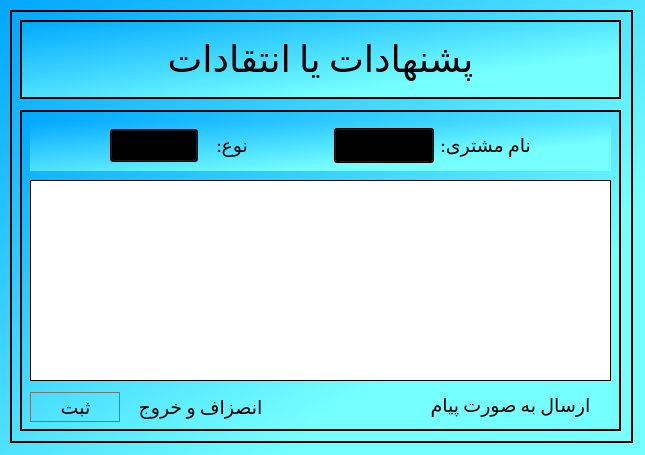
<?xml version="1.0" encoding="UTF-8"?>
<ui version="4.0">
 <class>AddSuggestions</class>
 <widget class="QDialog" name="AddSuggestions">
  <property name="geometry">
   <rect>
    <x>0</x>
    <y>0</y>
    <width>645</width>
    <height>455</height>
   </rect>
  </property>
  <property name="minimumSize">
   <size>
    <width>645</width>
    <height>455</height>
   </size>
  </property>
  <property name="maximumSize">
   <size>
    <width>645</width>
    <height>455</height>
   </size>
  </property>
  <property name="windowTitle">
   <string>پیشنهادات</string>
  </property>
  <property name="windowIcon">
   <iconset>
    <normalon>:/files/icons8_change_48px.png</normalon>
   </iconset>
  </property>
  <property name="styleSheet">
   <string notr="true">background-color: qlineargradient(spread:pad, x1:0, y1:0, x2:0.739, y2:0.71, stop:0 rgba(0, 167, 255, 255), stop:1 rgba(117, 255, 255, 255));
</string>
  </property>
  <widget class="QFrame" name="frame">
   <property name="geometry">
    <rect>
     <x>10</x>
     <y>10</y>
     <width>623</width>
     <height>433</height>
    </rect>
   </property>
   <property name="frameShape">
    <enum>QFrame::Box</enum>
   </property>
   <property name="frameShadow">
    <enum>QFrame::Plain</enum>
   </property>
   <property name="lineWidth">
    <number>2</number>
   </property>
   <widget class="QFrame" name="frame_2">
    <property name="geometry">
     <rect>
      <x>10</x>
      <y>10</y>
      <width>601</width>
      <height>79</height>
     </rect>
    </property>
    <property name="frameShape">
     <enum>QFrame::Box</enum>
    </property>
    <property name="frameShadow">
     <enum>QFrame::Plain</enum>
    </property>
    <property name="lineWidth">
     <number>2</number>
    </property>
    <layout class="QGridLayout" name="gridLayout_3">
     <item row="0" column="0">
      <layout class="QGridLayout" name="gridLayout_2">
       <item row="0" column="0">
        <widget class="QLabel" name="label">
         <property name="font">
          <font>
           <family>Calibri</family>
           <pointsize>28</pointsize>
          </font>
         </property>
         <property name="cursor">
          <cursorShape>PointingHandCursor</cursorShape>
         </property>
         <property name="layoutDirection">
          <enum>Qt::RightToLeft</enum>
         </property>
         <property name="styleSheet">
          <string notr="true">background-color: qlineargradient(spread:pad, x1:0, y1:0, x2:1, y2:1, stop:0 rgba(0, 0, 0, 0), stop:1 rgba(255, 255, 255, 0));</string>
         </property>
         <property name="text">
          <string>&lt;html&gt;&lt;head/&gt;&lt;body&gt;&lt;p align=&quot;center&quot;&gt;پشنهادات یا انتقادات&lt;/p&gt;&lt;/body&gt;&lt;/html&gt;</string>
         </property>
        </widget>
       </item>
      </layout>
     </item>
    </layout>
   </widget>
   <widget class="QFrame" name="frame_3">
    <property name="geometry">
     <rect>
      <x>10</x>
      <y>100</y>
      <width>601</width>
      <height>321</height>
     </rect>
    </property>
    <property name="frameShape">
     <enum>QFrame::Box</enum>
    </property>
    <property name="frameShadow">
     <enum>QFrame::Plain</enum>
    </property>
    <property name="lineWidth">
     <number>2</number>
    </property>
    <widget class="QWidget" name="horizontalLayoutWidget_2">
     <property name="geometry">
      <rect>
       <x>10</x>
       <y>10</y>
       <width>581</width>
       <height>51</height>
      </rect>
     </property>
     <layout class="QHBoxLayout" name="horizontalLayout">
      <item>
       <spacer name="horizontalSpacer_3">
        <property name="orientation">
         <enum>Qt::Horizontal</enum>
        </property>
        <property name="sizeType">
         <enum>QSizePolicy::Maximum</enum>
        </property>
        <property name="sizeHint" stdset="0">
         <size>
          <width>80</width>
          <height>20</height>
         </size>
        </property>
       </spacer>
      </item>
      <item>
       <widget class="QComboBox" name="category">
        <property name="font">
         <font>
          <family>Calibri</family>
          <pointsize>14</pointsize>
         </font>
        </property>
        <property name="layoutDirection">
         <enum>Qt::RightToLeft</enum>
        </property>
        <item>
         <property name="text">
          <string>انتقاد</string>
         </property>
        </item>
        <item>
         <property name="text">
          <string>پیشنهاد</string>
         </property>
        </item>
       </widget>
      </item>
      <item>
       <widget class="QLabel" name="label_3">
        <property name="font">
         <font>
          <family>Calibri</family>
          <pointsize>14</pointsize>
         </font>
        </property>
        <property name="styleSheet">
         <string notr="true">background-color: qlineargradient(spread:pad, x1:0, y1:0, x2:1, y2:1, stop:0 rgba(0, 0, 0, 0), stop:1 rgba(255, 255, 255, 0));</string>
        </property>
        <property name="text">
         <string>نوع:</string>
        </property>
       </widget>
      </item>
      <item>
       <spacer name="horizontalSpacer">
        <property name="orientation">
         <enum>Qt::Horizontal</enum>
        </property>
        <property name="sizeType">
         <enum>QSizePolicy::Maximum</enum>
        </property>
        <property name="sizeHint" stdset="0">
         <size>
          <width>80</width>
          <height>20</height>
         </size>
        </property>
       </spacer>
      </item>
      <item>
       <widget class="QComboBox" name="List_of_Clt">
        <property name="font">
         <font>
          <family>B Nazanin</family>
          <pointsize>14</pointsize>
         </font>
        </property>
        <property name="layoutDirection">
         <enum>Qt::RightToLeft</enum>
        </property>
       </widget>
      </item>
      <item>
       <widget class="QLabel" name="clt_name">
        <property name="font">
         <font>
          <family>Calibri</family>
          <pointsize>14</pointsize>
         </font>
        </property>
        <property name="styleSheet">
         <string notr="true">background-color: qlineargradient(spread:pad, x1:0, y1:0, x2:1, y2:1, stop:0 rgba(0, 0, 0, 0), stop:1 rgba(255, 255, 255, 0));</string>
        </property>
        <property name="text">
         <string>&lt;html&gt;&lt;head/&gt;&lt;body&gt;&lt;p align=&quot;right&quot;&gt;&lt;span style=&quot; font-size:14pt;&quot;&gt;:نام مشتری&lt;/span&gt;&lt;/p&gt;&lt;/body&gt;&lt;/html&gt;</string>
        </property>
       </widget>
      </item>
      <item>
       <spacer name="horizontalSpacer_2">
        <property name="orientation">
         <enum>Qt::Horizontal</enum>
        </property>
        <property name="sizeType">
         <enum>QSizePolicy::Maximum</enum>
        </property>
        <property name="sizeHint" stdset="0">
         <size>
          <width>80</width>
          <height>20</height>
         </size>
        </property>
       </spacer>
      </item>
     </layout>
    </widget>
    <widget class="QTextEdit" name="suggestionText">
     <property name="geometry">
      <rect>
       <x>10</x>
       <y>70</y>
       <width>581</width>
       <height>201</height>
      </rect>
     </property>
     <property name="font">
      <font>
       <family>Calibri</family>
       <pointsize>14</pointsize>
      </font>
     </property>
     <property name="styleSheet">
      <string notr="true">background-color: qlineargradient(spread:pad, x1:0, y1:0, x2:0.006, y2:0.00568182, stop:0 rgba(255, 255, 255, 255));</string>
     </property>
    </widget>
    <widget class="QPushButton" name="submit">
     <property name="geometry">
      <rect>
       <x>10</x>
       <y>282</y>
       <width>91</width>
       <height>31</height>
      </rect>
     </property>
     <property name="font">
      <font>
       <family>Calibri</family>
       <pointsize>14</pointsize>
      </font>
     </property>
     <property name="cursor">
      <cursorShape>PointingHandCursor</cursorShape>
     </property>
     <property name="text">
      <string>ثبت</string>
     </property>
     <property name="icon">
      <iconset resource="resources.qrc">
       <normaloff>:/files/icons8_tick_box_100px.png</normaloff>:/files/icons8_tick_box_100px.png</iconset>
     </property>
     <property name="iconSize">
      <size>
       <width>29</width>
       <height>29</height>
      </size>
     </property>
     <property name="flat">
      <bool>true</bool>
     </property>
    </widget>
    <widget class="QPushButton" name="Exit">
     <property name="geometry">
      <rect>
       <x>110</x>
       <y>282</y>
       <width>141</width>
       <height>31</height>
      </rect>
     </property>
     <property name="font">
      <font>
       <family>Calibri</family>
       <pointsize>14</pointsize>
      </font>
     </property>
     <property name="cursor">
      <cursorShape>PointingHandCursor</cursorShape>
     </property>
     <property name="text">
      <string>انصزاف و خروج</string>
     </property>
     <property name="icon">
      <iconset resource="resources.qrc">
       <normaloff>:/files/icons8_no_entry_64px.png</normaloff>:/files/icons8_no_entry_64px.png</iconset>
     </property>
     <property name="iconSize">
      <size>
       <width>22</width>
       <height>22</height>
      </size>
     </property>
     <property name="flat">
      <bool>true</bool>
     </property>
    </widget>
    <widget class="QPushButton" name="send">
     <property name="geometry">
      <rect>
       <x>390</x>
       <y>280</y>
       <width>201</width>
       <height>31</height>
      </rect>
     </property>
     <property name="font">
      <font>
       <family>Calibri</family>
       <pointsize>14</pointsize>
      </font>
     </property>
     <property name="cursor">
      <cursorShape>PointingHandCursor</cursorShape>
     </property>
     <property name="text">
      <string>ارسال به صورت پیام</string>
     </property>
     <property name="icon">
      <iconset resource="resources.qrc">
       <normaloff>:/files/icons8_messaging_40px.png</normaloff>:/files/icons8_messaging_40px.png</iconset>
     </property>
     <property name="iconSize">
      <size>
       <width>25</width>
       <height>25</height>
      </size>
     </property>
     <property name="flat">
      <bool>true</bool>
     </property>
    </widget>
   </widget>
  </widget>
 </widget>
 <resources>
  <include location="resources.qrc"/>
 </resources>
 <connections/>
</ui>
